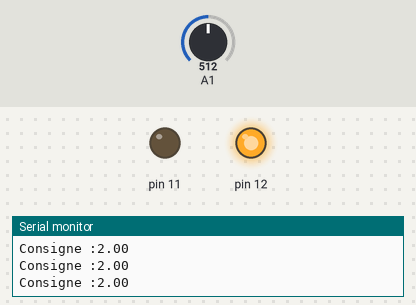
Bench run of a sketch on a simulated Arduino Uno, built with avr-gcc and run on an emulated ATmega328P. On the bench: output pins drawn as LEDs (lit = HIGH), the last lines printed to the serial monitor. Inputs (shaded band) come from the test bench; at power-on: A1 = 512.

Above: at 1.2 s.
1.3 s: A1 set to 738
2.8 s: A1 set to 751
At 3.5 s:
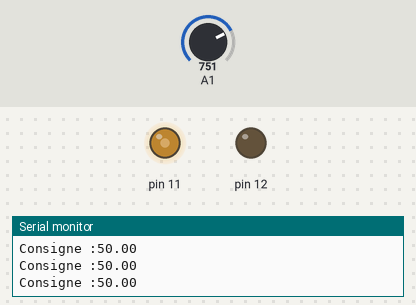
4.3 s: A1 set to 900
At 4.76 s:
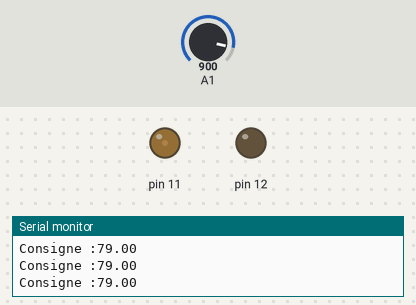
At 5.67 s:
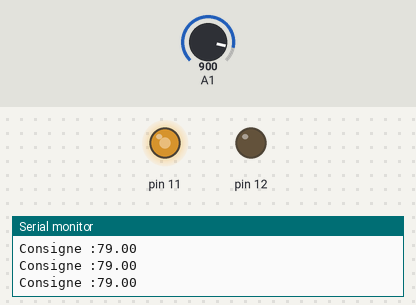
7.3 s: A1 set to 306
At 8.0 s:
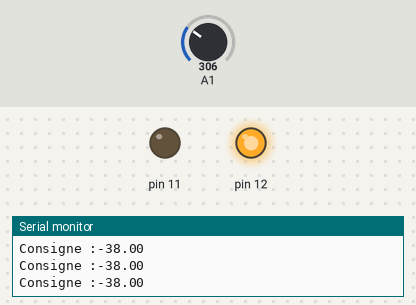
10.3 s: A1 set to 264
13.3 s: A1 set to 247
Timing chart, 0 to 15.8 s (numbered marks = the images above; inputs shaded):
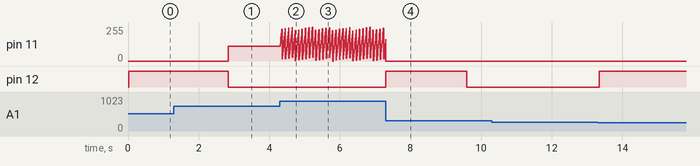

The sketch:

PID_plotter.ino
```cpp
double pid = 0;
double valueToGo = 0;
double erreurCour = 0;
double erreur = 0;
double deltaErr = 0;
double somErr = 0;

  float EMA_a = 0.6;      //initialization of EMA alpha
 int EMA_S = 0;          //initialization of EMA S


double P = 0.01;
double I = 1;
double D = 0.01;
double consigne = 0;
int i =0;

void setup() {
  // put your setup code here, to run once:
  pinMode(11,OUTPUT);
  pinMode(12,OUTPUT);
  pinMode(A1,INPUT_PULLUP);
  Serial.begin(115200);

   EMA_S = analogRead(A1);  //set EMA S for t=1
}


void loop() {

  valueToGo = 50;
  EMA_S = (EMA_a*analogRead(A1)) + ((1-EMA_a)*EMA_S);
  consigne = map(EMA_S, 500, 1000, 0, 100);
  erreur = erreurCour;
  Serial.print("Consigne :");
  Serial.println(consigne);


  erreurCour = abs(consigne - valueToGo);
  //Serial.print("EreurCour :");
  //Serial.println(erreurCour);
  //Serial.println("------");
  deltaErr = abs(erreurCour - erreur);
  somErr = somErr + erreurCour;

  pid = (P*erreur) + (I*somErr) + (D*deltaErr);
  //Serial.println(pid);
  if((consigne - valueToGo) >= 0)
  {
      analogWrite(11,pid);
      digitalWrite(12,LOW);
  }
  else if ((consigne - valueToGo) < 0)
  {
     analogWrite(12,pid);
     digitalWrite(11,LOW);
     //Serial.println(pid);
  }
  delay(10);


  //Serial.println(analogRead(A0));
}
```

Measured:
- the behaviour switches between 750 and 751 on A1 (found by bisection; images 0 and 1)
- after the input at 2.8 s, pin 11: 0/255 → 110/255 at once; pin 12: HIGH → LOW at once
- after the input at 4.3 s, pin 11: ramps from 0/255 to 255/255 and jumps back, once every 0.10 s
- after the input at 7.3 s, pin 12: LOW → HIGH at once, → LOW 2.3 s later
